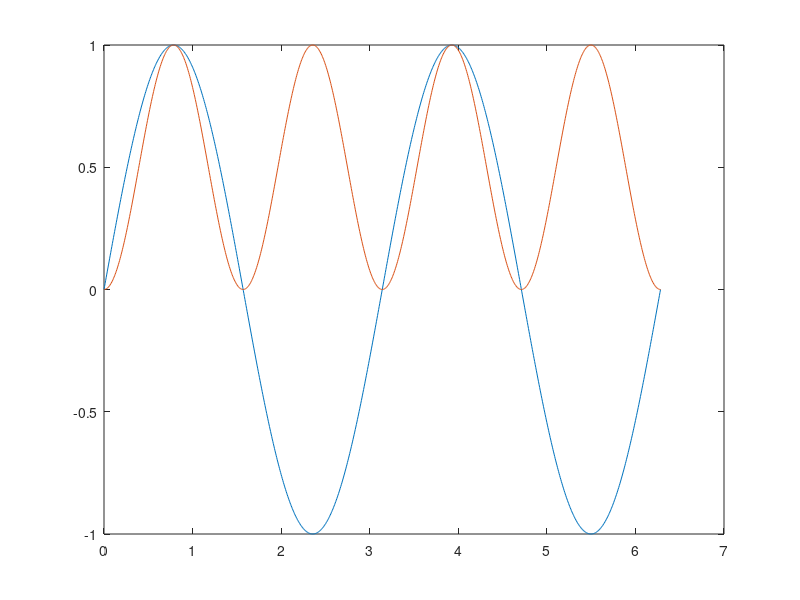

Write the MATLAB code that produced this figure.
% Plotting Energy function of sinusoidal signal

%% specify time frame [t0:t_step:t1]
t0 = 0;
t1 = 2*pi;
t_step = 1000;

% create time sequence t
t = linspace(t0, t1, t_step);

%% Signal and its corresponding energy
% source signal
x = sin(2*t);

% energy of signal x
ex = x.^2;

plot(t,x); 
hold;
plot(t,ex);

%% area with x-axis

% absolute of source signal, neglecting signed values
area_x  = sum(abs(x));
display(area_x);

area_ex = sum(abs(ex));
display(area_ex);
